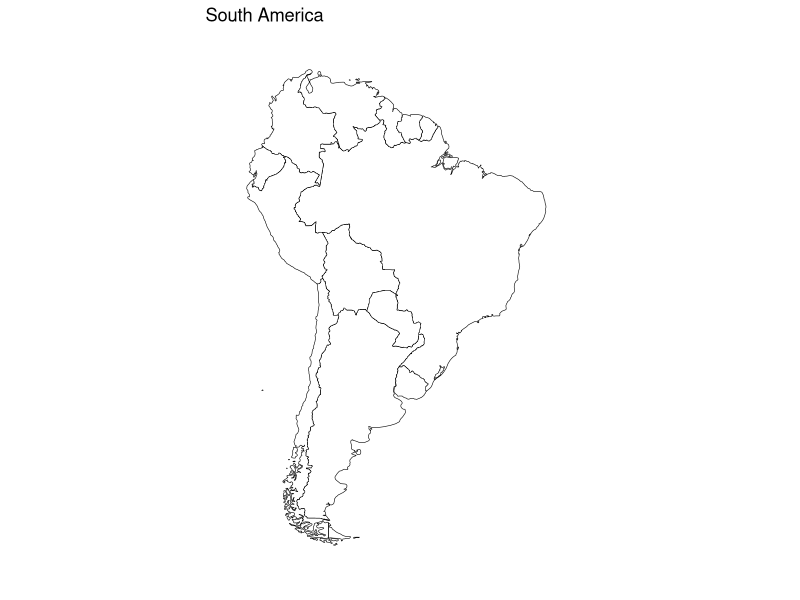

Reproduce this figure in R.
#Import libraries
library(ggplot2)
library(maps)
library(dplyr)
library(sf)

#Get world map as an sf object
world_sf <- st_as_sf(map("world", plot = FALSE, fill = TRUE))

#Filter only South America
south_america <- world_sf %>%
  filter(ID %in% c(
    "Argentina", "Bolivia", "Brazil", "Chile", "Colombia", "Ecuador",
    "Guyana", "Paraguay", "Peru", "Suriname", "Uruguay", "Venezuela",
    "French Guiana"
  ))

#Plot South America
ggplot(south_america) +
  geom_sf(fill = "white", color = "black") +
  coord_sf(crs = st_crs(4326), xlim = c(-85, -30), ylim = c(-60, 15)) +    
  theme_void() +
  ggtitle("South America")
